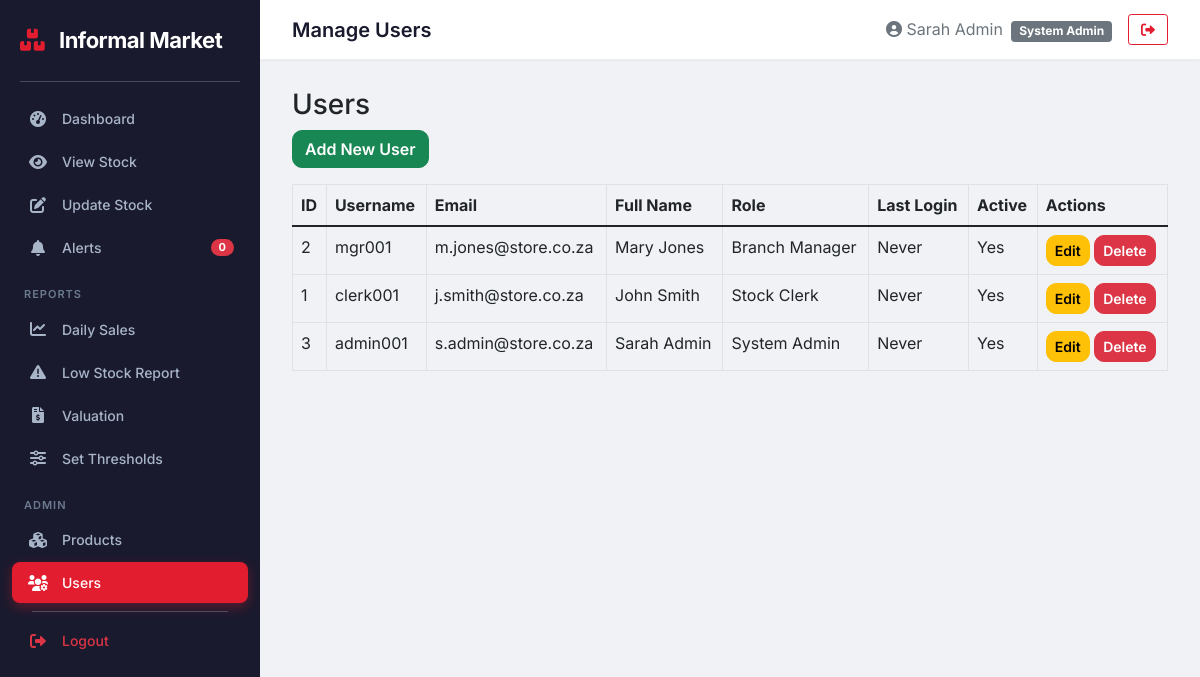
Screenshot of /boxer_inventory/admin/manage_users.php (signed in) with the database file from the repository.
### tables this page shows
CREATE TABLE User (
    user_id              INT AUTO_INCREMENT PRIMARY KEY,
    username             VARCHAR(30) NOT NULL UNIQUE,
    email                VARCHAR(100) NOT NULL UNIQUE,
    full_name            VARCHAR(100) NOT NULL,
    role_id              INT NOT NULL,
    password_hash        VARCHAR(255) NOT NULL,
    last_login           DATETIME,
    is_active            BOOLEAN DEFAULT TRUE,
    created_at           DATETIME DEFAULT CURRENT_TIMESTAMP,
    updated_at           DATETIME DEFAULT CURRENT_TIMESTAMP ON UPDATE CURRENT_TIMESTAMP,
    INDEX idx_username (username),
    INDEX idx_email (email),
    INDEX idx_role (role_id),
    CONSTRAINT fk_user_role
        FOREIGN KEY (role_id) REFERENCES Role(role_id)
            ON DELETE RESTRICT ON UPDATE CASCADE
);

CREATE TABLE Role (
    role_id              INT AUTO_INCREMENT PRIMARY KEY,
    role_name            VARCHAR(30) NOT NULL UNIQUE,
    permissions          TEXT,    
    created_at           DATETIME DEFAULT CURRENT_TIMESTAMP,
    updated_at           DATETIME DEFAULT CURRENT_TIMESTAMP ON UPDATE CURRENT_TIMESTAMP
);

### boxer_inventory/admin/manage_users.php (the view, shortened to what this page needs)
<?php
require_once __DIR__ . '/../auth.php';
require_once __DIR__ . '/../header.php';
$users = $conn->query("SELECT u.*, r.role_name FROM user u JOIN role r ON u.role_id = r.role_id");
?>
<h3>Users</h3>
<a href="add_user.php" class="btn btn-success mb-3">Add New User</a>
<table class="table table-bordered">
    <thead><tr><th>ID</th><th>Username</th><th>Email</th><th>Full Name</th><th>Role</th><th>Last Login</th><th>Active</th><th>Actions</th></tr></thead>
    <tbody>
    <?php while ($row = $users->fetch_assoc()): ?>
    <tr>
        <td><?php echo $row['user_id']; ?></td>
        <td><?php echo htmlspecialchars($row['username']); ?></td>
        <td><?php echo htmlspecialchars($row['email']); ?></td>
        <td><?php echo htmlspecialchars($row['full_name']); ?></td>
        <td><?php echo $row['role_name']; ?></td>
        <td><?php echo $row['last_login'] ?: 'Never'; ?></td>
        <td><?php echo $row['is_active'] ? 'Yes' : 'No'; ?></td>
        <td>
            <a href="edit_user.php?id=<?php echo $row['user_id']; ?>" class="btn btn-sm btn-warning">Edit</a>
            <a href="delete_user.php?id=<?php echo $row['user_id']; ?>" class="btn btn-sm btn-danger" onclick="return confirm('Delete this user?')">Delete</a>
        </td>
    </tr>
    <?php endwhile; ?>
    </tbody>
</table>
<?php require_once __DIR__ . '/../footer.php'; ?>

### boxer_inventory/css/style.css (style rules this page uses)
body { font-family: 'Inter', -apple-system, BlinkMacSystemFont, sans-serif; background: #f0f2f5; margin: 0; padding: 0; }
.btn-success { border-radius: 10px; font-weight: 600; }
.btn-warning { border-radius: 10px; font-weight: 600; }
.btn-danger { border-radius: 10px; font-weight: 600; }

### rows the page displays
user: user_id "2", username "mgr001", email "m.jones@store.co.za", full_name "Mary Jones", role.role_name "Branch Manager", last_login "Never", is_active "Yes"
user: user_id "1", username "clerk001", email "j.smith@store.co.za", full_name "John Smith", role.role_name "Stock Clerk", last_login "Never", is_active "Yes"
user: user_id "3", username "admin001", email "s.admin@store.co.za", full_name "Sarah Admin", role.role_name "System Admin", last_login "Never", is_active "Yes"

### other values shown
$count "0"
$page_title "Manage Users"
$_SESSION['full_name'] "Sarah Admin"
$_SESSION['role'] "System Admin"
